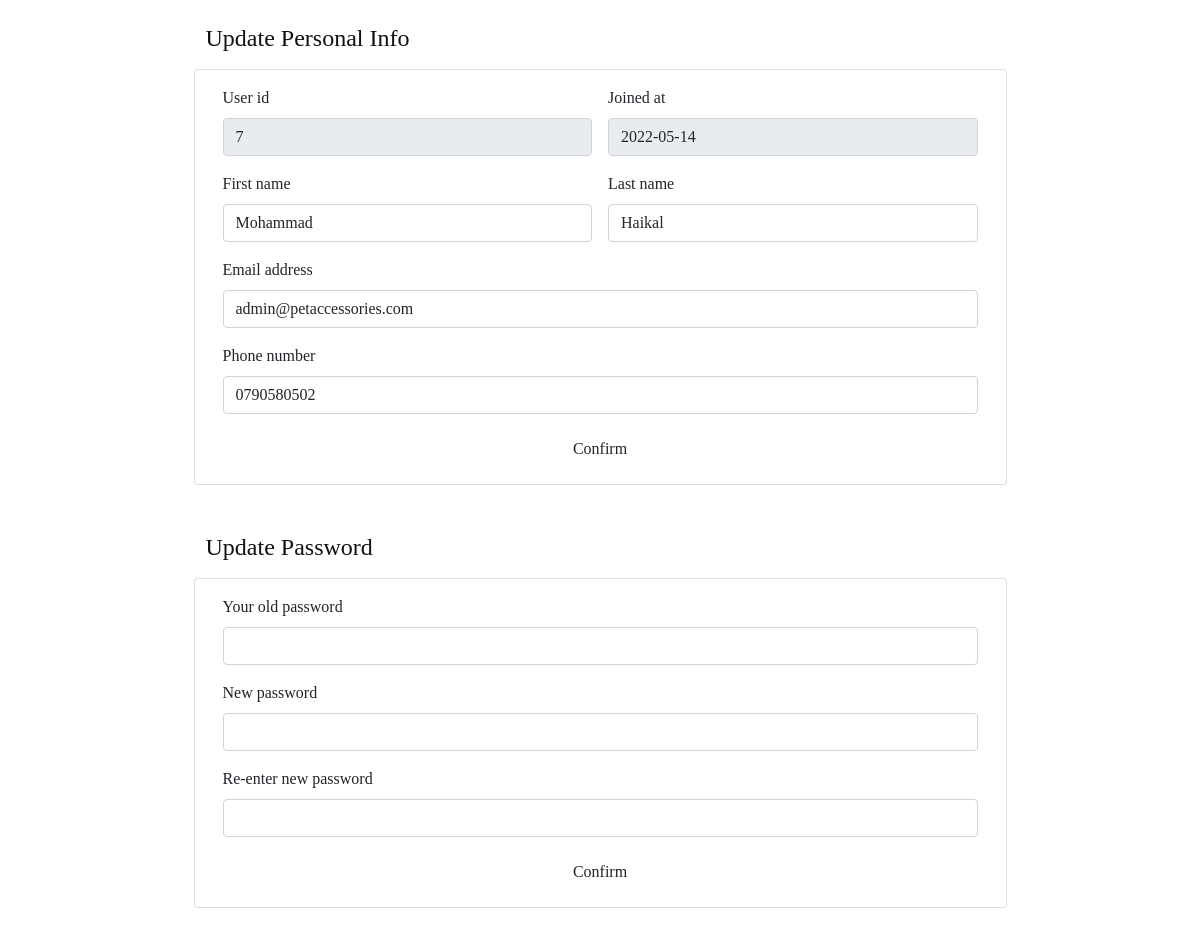
Screenshot of /petaccesories/account.php (signed in) with the database file from the repository.
### tables this page shows
CREATE TABLE IF NOT EXISTS `user` (
  `id` int(11) NOT NULL AUTO_INCREMENT,
  `is_admin` tinyint(1) DEFAULT '0',
  `first_name` varchar(30) NOT NULL,
  `last_name` varchar(30) NOT NULL,
  `email` varchar(50) NOT NULL,
  `phone` varchar(20) NOT NULL,
  `password` varchar(50) NOT NULL,
  `created_at` timestamp NOT NULL DEFAULT CURRENT_TIMESTAMP,
  PRIMARY KEY (`id`),
  UNIQUE KEY `UNIQUE` (`email`) USING BTREE
);

### petaccesories/modules/DB.php (called while the page is built, shortened)
<?php
class DB
{
  protected static $servername;
  protected static $username;
  protected static $password;
  protected static $dbname;
  protected static function connect()
  {
    self::$servername = "localhost";
    self::$username = "root";
    self::$password = "";
    self::$dbname = "petaccessories";
    $conn = new mysqli(self::$servername, self::$username, self::$password, self::$dbname);
    return $conn;
  }
  protected static function getQueryResults($sql){
    $result = mysqli_query(self::connect(), $sql);
    return mysqli_fetch_all($result, MYSQLI_ASSOC);
  }
}

### petaccesories/modules/Admin.php (called while the page is built, shortened)
<?php
class Admin extends User
{
  public static function getAdmin()
  {
    return self::getQueryResults("SELECT * FROM `user` WHERE  `id` = {$_SESSION['admin_id']}");
  }
}

### petaccesories/account.php (the view, shortened to what this page needs)
<?php
include('./templates/PHPScripts.php');
if (!User::check() && !Admin::check()) {
    header("location: ./login.php");
} elseif (Admin::check()) {
    $user = Admin::getAdmin()[0];
} else {
    $user = User::getUser()[0];
}
?>
<!DOCTYPE html>
<html lang="en" dir="auto">
<?php include('./templates/head.php') ?>
<body>
    <div class="container min-vh-100 d-flex flex-column align-items-center">
        <div class="p-4 col-md-9">
            <h4 class="mb-3">Update Personal Info</h4>
            <div class="card p-3 row">
                <form method="post" action="<?php echo $_SERVER['PHP_SELF']; ?>">
                    <div class="row g-3">
                        <div class="col-sm-6">
                            <label for="firstName" class="form-label">User id</label>
                            <input type="text" class="form-control disabled" disabled value="<?= $user['id'] ?>">
                        </div>
                        <div class="col-sm-6">
                            <label for="firstName" class="form-label">Joined at</label>
                            <input type="text" class="form-control disabled" disabled value="<?= date("Y-m-d", strtotime($user['created_at'])); ?>">
                        </div>
                        <div class="col-sm-6">
                            <label for="firstName" class="form-label">First name</label>
                            <input type="text" class="form-control" required name="first_name" value="<?= $user['first_name'] ?>">
                        </div>
                        <div class="col-sm-6">
                            <label for="lastName" class="form-label">Last name</label>
                            <input type="text" class="form-control" required name="last_name" value="<?= $user['last_name'] ?>">
                        </div>
                        <div class="col-12">
                            <label for="address" class="form-label">Email address</label>
                            <input type="email" class="form-control" required name="email" value="<?= $user['email'] ?>">
                        </div>
                        <div class="col-12 mb-3">
                            <label for="address2" class="form-label">Phone number</label>
                            <input type="text" class="form-control" required name="phone" value="<?= $user['phone'] ?>">
                        </div>
                    </div>
                    <button  class="w-100 btn myFilledCustomBtn2" name="updatePersonalInfo" type="submit">Confirm</button>
                </form>
            </div>
        </div>
        <div class="p-4 col-md-9">
            <h4 class="mb-3">Update Password</h4>
            <div class="card p-3 row">
                <form method="post" action="<?php echo $_SERVER['PHP_SELF']; ?>">
                    <div class="row g-3">
                        <div class="col-12">
                            <label for="address2" class="form-label">Your old password</label>
                            <input type="password" class="form-control" required name="oldPassword">
                        </div>
                        <div class="col-12">
                            <label for="address2" class="form-label">New password</label>
                            <input type="password" class="form-control" required name="password">
                        </div>
                        <div class="col-12 mb-3">
                            <label for="address2" class="form-label">Re-enter new password</label>
                            <input type="password" class="form-control" required name="passwordR">
                        </div>
                    </div>
                    <button  class="w-100 btn myFilledCustomBtn2" name="updatePassword" type="submit">Confirm</button>
                </form>
            </div>
        </div>
    </div>
</body>
</html>

### rows the page displays
user: id "7", created_at "2022-05-14", first_name "Mohammad", last_name "Haikal", email "admin@petaccessories.com", phone "0790580502"
